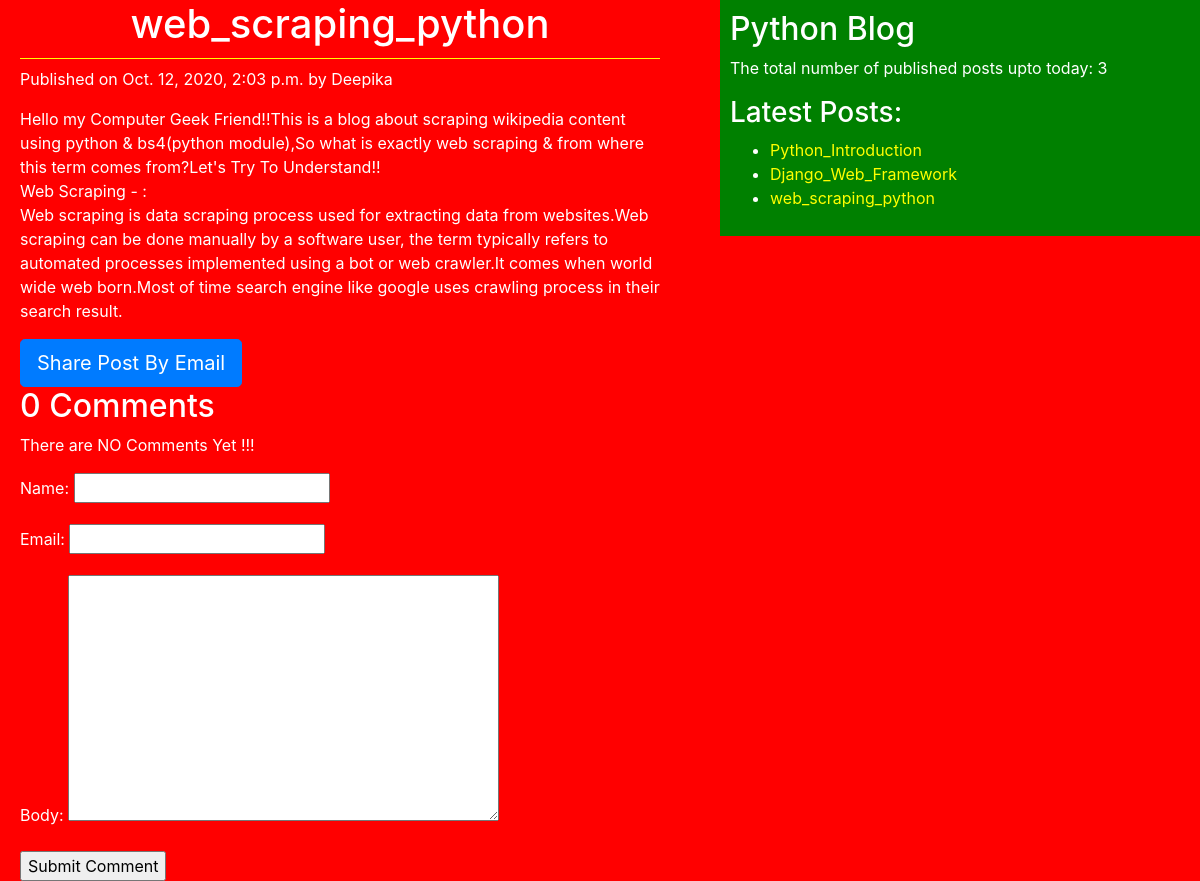
The page /blog/2020/10/12/web_scraping_python/ on the database its author committed.
### blog/models.py (models this page shows, shortened)
class Post(models.Model):
    STATUS_CHOICES = (('draft', 'Draft'), ('published', 'Published'))
    title = models.CharField(max_length=256)
    slug = models.SlugField(max_length=264, unique_for_date='publish')
    author = models.ForeignKey(User, on_delete=models.CASCADE)
    body=models.TextField()
    publish = models.DateTimeField(default=timezone.now())
    created = models.DateTimeField(auto_now_add=True)
    updated= models.DateTimeField(auto_now=True)
    status = models.CharField(max_length=10, choices=STATUS_CHOICES, default='draft')
    objects = CustomManger()
    tags=TaggableManager()
    class Meta:
        ordering = ('-publish',)
    def get_absolute_url(self):
        return reverse('post_detail', args=[self.publish.year, self.publish.strftime('%m'), self.publish.strftime('%d'), self.slug])

### blog/views.py (the view)
# urls.py: path('<int:year>/<int:month>/<int:day>/<slug:post>/', views.post_detail_view, name = 'post_detail'),
def post_detail_view(request, year, month, day, post):
    post = get_object_or_404(Post, slug=post, status='published', publish__year=year,
                             publish__month=month,
                             publish__day=day)
    comments = post.comments.filter(active=True)
    csubmit = False
    if request.method == 'POST':
        form = CommentForm(request.POST)
        if form.is_valid():
            new_comment = form.save(commit=False)
            new_comment.post = post
            new_comment.save()
            csubmit = True
    else:
        form = CommentForm()
    return render(request, 'blog/post_detail.html', {'post':post, 'form': form, 'csubmit': csubmit, 'comments': comments})

### blog/forms.py
class CommentForm (forms.ModelForm):
    class Meta:
        model=Comment
        fields=('name', 'email', 'body')

### blog/models.py (called while the page is built)
    def get_queryset(self):
        return super().get_queryset().filter(status='published')

### blog/templatetags/blog_tags.py (called while the page is built)
@register.simple_tag
def total_posts():
    return Post.objects.count()

@register.inclusion_tag('blog/latest_posts.html')
def show_latest_posts():
    latest_posts=Post.objects.order_by('-publish')[:3]
    return {'latest_posts': latest_posts}

### templates/blog/post_detail.html (shortened to what this page needs)
{%extends 'blog/base.html'%}
{%block content%}
 <h1>{{post.title}}</h1>
 <p id='date'>Published on {{post.publish}} by {{post.author|title}}</p>
{{post.body|linebreaks}}
 <a href="/{{post.id}}/share" class='btn btn-lg btn-primary'>
 Share Post By Email</a>
 {% with comments.count as comments_count %}
 <h2>{{comments_count}} Comment{{comments_count|pluralize}}</h2>
 {% endwith%}
 {%if comments %}
  {%for comment in comments %}
    <p id='ch'> comment {{forloop.counter}} by {{comment.name}} on
    {{comment.created}}</p>
    <div class="cb">{{comment.body|linebreaks}}</div>
    <hr>
  {%endfor%}
 {%else%}
   <p>There are NO Comments Yet !!!</p>
 {%endif%}
 {%if csubmit %}
   <h2>Your Comment Added Succefully</h2>
 {%else%}
   <form method="post">
   {{form.as_p}}
   <input type="submit" name="" value="Submit Comment">
   </form>
 {%endif%}
{%endblock%}

### templates/blog/latest_posts.html
<ul>
    {% for post in latest_posts %}
    <li><a href="{{post.get_absolute_url}}">{{post.title}}</a></li>
    {% endfor %}
</ul>

### static/css/blog.css (style rules this page uses)
h1 { text-align: center; border-bottom: 1px solid yellow; padding-bottom: 10px; }
body { background: red; color: white; }
a { color: yellow; }

### rows shown on the page
Post: title "web_scraping_python", publish "Oct. 12, 2020, 2:03 p.m.", author "Deepika", body "Hello my Computer Geek Friend!!This is a blog about scraping wikipedia content using python & bs4(python module),So what is exactly web scraping & from where this term comes from?Let's Try To Understand!! Web Scraping - : Web scraping is data scraping process used for extracting data from websites.Web scraping can be done manually by a software user, the term typically refers to automated processes implemented using a bot or web crawler.It comes when world wide web born.Most of time search engine like google uses crawling process in their search result."
Post: title "Python_Introduction"
Post: title "Django_Web_Framework"

### other values the page prints
{{ comments_count }} "0"
